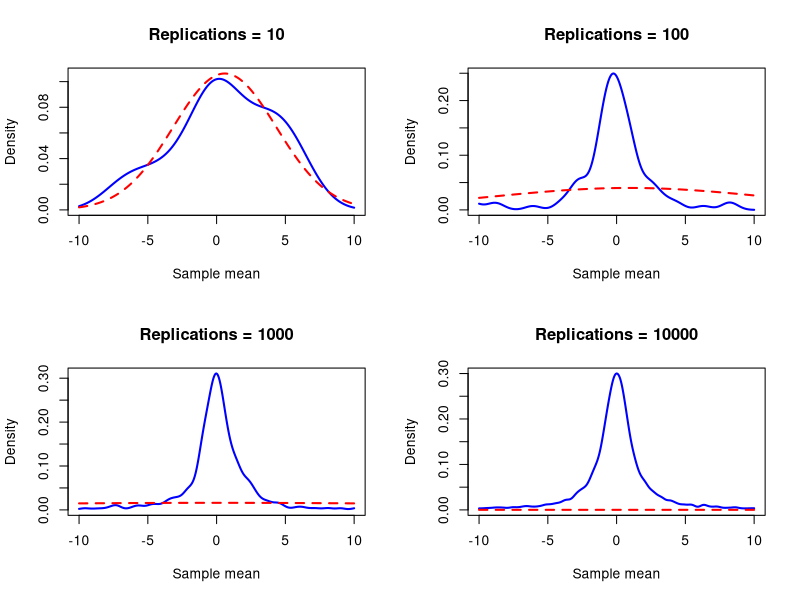

Generate this figure with R:
#Q1 Cauchy Distribution
# Cauchy distribution (pdf): f(x) = 1 / (pi * (1 + x^2))
# pdf to cdf: integrate f(x) from -inf to x
# 1 / pi * integral 1 / (1 + t^2) dt = 1 / pi * arctan(t) {from -inf to x}
# = 1 / pi * (arctan(x) - arctan(-inf)) = 1 / pi * (arctan(x) + pi/2) = 1/2 + arctan(x)/pi
# CDF: F(x) = 1/2 + arctan(x)/pi

# set cdf = u, solve for x
# u = 1/2 + arctan(x)/pi = u + 1/2 = arctan(x)/pi = pi * (u - 1/2) = arctan(x)
# x = tan(pi * (u - 1/2))

inverse_cauchy <- function(u) {
  return(tan(pi * (u - 1/2)))
}

sample_size <- 500
replications <- c(10, 100, 1000, 10000)
par(mfrow = c(2, 2))
set.seed(1065)
for (i in seq_along(replications)) {
  M <- replications[i]
  samples <- matrix(runif(M * sample_size), nrow = M, ncol = sample_size)
  cauchy_samples <- inverse_cauchy(samples)

  sample_means <- rowMeans(cauchy_samples)
  empirical_density <- density(sample_means, from = -10, to = 10, n = 1000)

  fitted_mean <- mean(sample_means)
  fitted_sd <- sd(sample_means)
  fitted_normal <- dnorm(
    empirical_density$x,
    mean = fitted_mean,
    sd = fitted_sd
  )
  plot(
    empirical_density$x,
    empirical_density$y,
    type = "l",
    lwd = 2,
    col = "blue",
    xlim = c(-10, 10),
    ylim = c(0, max(empirical_density$y, fitted_normal)),
    main = paste("Replications =", M),
    xlab = "Sample mean",
    ylab = "Density"
  )

  lines(
    empirical_density$x,
    fitted_normal,
    col = "red",
    lwd = 2,
    lty = 2
  )
}

#Q2 Monte Carlo Method
#I1 = integral from 0 to inf of x * e^-x dx
